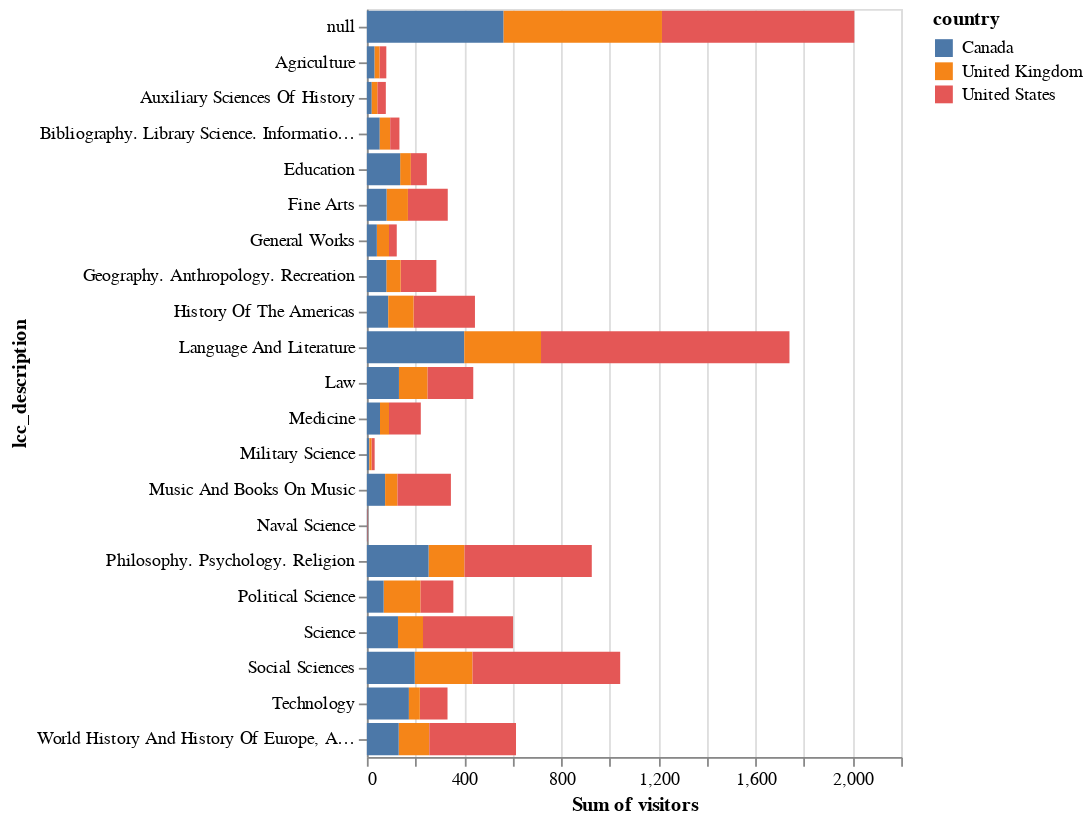

Source (notebook cell):
### Markdown cell above
---

## Sum of visitors within Library of Congress Categories by country

If we want to see how may items were viewed per LCC category, a bar chart is a good starting place. 

Since the label lines are long, it's easier to read them if they're horizontal.

We can also split these bars by country using color to give us a general sense of the split, *as long as we remember that it's not easy for people to compare bars that don't have the same baseline*.

### Code cell
alt.Chart(pageviews).mark_bar().encode(
    y = 'lcc_description',
    x = 'sum(visitors)',
    color = 'country'
)

### Figure 1 — Vega specification as saved in the notebook (floating-point values rounded to 4 significant figures)
{"$schema": "https://vega.github.io/schema/vega/v5.json", "data": [{"name": "source_0", "values": [{"country": "Canada", "lcc_description": "Military Science", "sum_visitors": 10, "sum_visitors_end": 10.0, "sum_visitors_start": 0.0}, {"country": "United States", "lcc_description": "History Of The Americas", "sum_visitors": 253, "sum_visitors_end": 445.0, "sum_visitors_start": 192.0}, {"country": "United Kingdom", "lcc_description": "Social Sciences", "sum_visitors": 238, "sum_visitors_end": 435.0, "sum_visitors_start": 197.0}, {"country": "United Kingdom", "lcc_description": null, "sum_visitors": 653, "sum_visitors_end": 1215.0, "sum_visitors_start": 562.0}, {"country": "United Kingdom", "lcc_description": "Science", "sum_visitors": 103, "sum_visitors_end": 231.0, "sum_visitors_start": 128.0}, {"country": "Canada", "lcc_description": "Medicine", "sum_visitors": 54, "sum_visitors_end": 54.0, "sum_visitors_start": 0.0}, {"country": "Canada", "lcc_description": "Language And Literature", "sum_visitors": 401, "sum_visitors_end": 401.0, "sum_visitors_start": 0.0}, {"country": "United Kingdom", "lcc_description": "Philosophy. Psychology. Religion", "sum_visitors": 148, "sum_visitors_end": 402.0, "sum_visitors_start": 254.0}, {"country": "United Kingdom", "lcc_description": "World History And History Of Europe, Asia, Africa, Australia, New Zealand, Etc.", "sum_visitors": 126, "sum_visitors_end": 257.0, "sum_visitors_start": 131.0}, {"country": "United Kingdom", "lcc_description": "Language And Literature", "sum_visitors": 316, "sum_visitors_end": 717.0, "sum_visitors_start": 401.0}, {"country": "United States", "lcc_description": "Science", "sum_visitors": 371, "sum_visitors_end": 602.0, "sum_visitors_start": 231.0}, {"country": "Canada", "lcc_description": null, "sum_visitors": 562, "sum_visitors_end": 562.0, "sum_visitors_start": 0.0}, {"country": "United States", "lcc_description": "Fine Arts", "sum_visitors": 164, "sum_visitors_end": 333.0, "sum_visitors_start": 169.0}, {"country": "United States", "lcc_description": "Philosophy. Psychology. Religion", "sum_visitors": 524, "sum_visitors_end": 926.0, "sum_visitors_start": 402.0}, {"country": "United States", "lcc_description": "Social Sciences", "sum_visitors": 608, "sum_visitors_end": 1043.0, "sum_visitors_start": 435.0}, {"country": "United Kingdom", "lcc_description": "Education", "sum_visitors": 44, "sum_visitors_end": 181.0, "sum_visitors_start": 137.0}, {"country": "Canada", "lcc_description": "Social Sciences", "sum_visitors": 197, "sum_visitors_end": 197.0, "sum_visitors_start": 0.0}, {"country": "Canada", "lcc_description": "Bibliography. Library Science. Information Resources (General)", "sum_visitors": 53, "sum_visitors_end": 53.0, "sum_visitors_start": 0.0}, {"country": "United States", "lcc_description": null, "sum_visitors": 792, "sum_visitors_end": 2007.0, "sum_visitors_start": 1215.0}, {"country": "United Kingdom", "lcc_description": "Law", "sum_visitors": 118, "sum_visitors_end": 250.0, "sum_visitors_start": 132.0}, {"country": "Canada", "lcc_description": "Education", "sum_visitors": 137, "sum_visitors_end": 137.0, "sum_visitors_start": 0.0}, {"country": "Canada", "lcc_description": "Music And Books On Music", "sum_visitors": 75, "sum_visitors_end": 75.0, "sum_visitors_start": 0.0}, {"country": "United Kingdom", "lcc_description": "Fine Arts", "sum_visitors": 88, "sum_visitors_end": 169.0, "sum_visitors_start": 81.0}, {"country": "Canada", "lcc_description": "World History And History Of Europe, Asia, Africa, Australia, New Zealand, Etc.", "sum_visitors": 131, "sum_visitors_end": 131.0, "sum_visitors_start": 0.0}, {"country": "United States", "lcc_description": "Language And Literature", "sum_visitors": 1023, "sum_visitors_end": 1740.0, "sum_visitors_start": 717.0}, {"country": "Canada", "lcc_description": "Law", "sum_visitors": 132, "sum_visitors_end": 132.0, "sum_visitors_start": 0.0}, {"country": "United States", "lcc_description": "Geography. Anthropology. Recreation", "sum_visitors": 147, "sum_visitors_end": 286.0, "sum_visitors_start": 139.0}, {"country": "United States", "lcc_description": "Law", "sum_visitors": 188, "sum_visitors_end": 438.0, "sum_visitors_start": 250.0}, {"country": "United Kingdom", "lcc_description": "Bibliography. Library Science. Information Resources (General)", "sum_visitors": 43, "sum_visitors_end": 96.0, "sum_visitors_start": 53.0}, {"country": "United Kingdom", "lcc_description": "General Works", "sum_visitors": 50, "sum_visitors_end": 91.0, "sum_visitors_start": 41.0}, {"country": "United States", "lcc_description": "Agriculture", "sum_visitors": 28, "sum_visitors_end": 80.0, "sum_visitors_start": 52.0}, {"country": "United Kingdom", "lcc_description": "Political Science", "sum_visitors": 152, "sum_visitors_end": 221.0, "sum_visitors_start": 69.0}, {"country": "United Kingdom", "lcc_description": "Geography. Anthropology. Recreation", "sum_visitors": 59, "sum_visitors_end": 139.0, "sum_visitors_start": 80.0}, {"country": "Canada", "lcc_description": "Geography. Anthropology. Recreation", "sum_visitors": 80, "sum_visitors_end": 80.0, "sum_visitors_start": 0.0}, {"country": "Canada", "lcc_description": "Philosophy. Psychology. Religion", "sum_visitors": 254, "sum_visitors_end": 254.0, "sum_visitors_start": 0.0}, {"country": "Canada", "lcc_description": "General Works", "sum_visitors": 41, "sum_visitors_end": 41.0, "sum_visitors_start": 0.0}, {"country": "Canada", "lcc_description": "Science", "sum_visitors": 128, "sum_visitors_end": 128.0, "sum_visitors_start": 0.0}, {"country": "United States", "lcc_description": "Technology", "sum_visitors": 114, "sum_visitors_end": 332.0, "sum_visitors_start": 218.0}, {"country": "United States", "lcc_description": "World History And History Of Europe, Asia, Africa, Australia, New Zealand, Etc.", "sum_visitors": 357, "sum_visitors_end": 614.0, "sum_visitors_start": 257.0}, {"country": "United Kingdom", "lcc_description": "Agriculture", "sum_visitors": 21, "sum_visitors_end": 52.0, "sum_visitors_start": 31.0}, {"country": "Canada", "lcc_description": "History Of The Americas", "sum_visitors": 88, "sum_visitors_end": 88.0, "sum_visitors_start": 0.0}, {"country": "United States", "lcc_description": "General Works", "sum_visitors": 32, "sum_visitors_end": 123.0, "sum_visitors_start": 91.0}, {"country": "United Kingdom", "lcc_description": "Music And Books On Music", "sum_visitors": 51, "sum_visitors_end": 126.0, "sum_visitors_start": 75.0}, {"country": "Canada", "lcc_description": "Technology", "sum_visitors": 173, "sum_visitors_end": 173.0, "sum_visitors_start": 0.0}, {"country": "United States", "lcc_description": "Music And Books On Music", "sum_visitors": 220, "sum_visitors_end": 346.0, "sum_visitors_start": 126.0}, {"country": "Canada", "lcc_description": "Political Science", "sum_visitors": 69, "sum_visitors_end": 69.0, "sum_visitors_start": 0.0}, {"country": "United States", "lcc_description": "Education", "sum_visitors": 66, "sum_visitors_end": 247.0, "sum_visitors_start": 181.0}, {"country": "United States", "lcc_description": "Auxiliary Sciences Of History", "sum_visitors": 35, "sum_visitors_end": 78.0, "sum_visitors_start": 43.0}, {"country": "Canada", "lcc_description": "Auxiliary Sciences Of History", "sum_visitors": 20, "sum_visitors_end": 20.0, "sum_visitors_start": 0.0}, {"country": "United Kingdom", "lcc_description": "History Of The Americas", "sum_visitors": 104, "sum_visitors_end": 192.0, "sum_visitors_start": 88.0}, {"country": "United States", "lcc_description": "Medicine", "sum_visitors": 131, "sum_visitors_end": 222.0, "sum_visitors_start": 91.0}, {"country": "United States", "lcc_description": "Military Science", "sum_visitors": 13, "sum_visitors_end": 32.0, "sum_visitors_start": 19.0}, {"country": "Canada", "lcc_description": "Fine Arts", "sum_visitors": 81, "sum_visitors_end": 81.0, "sum_visitors_start": 0.0}, {"country": "United States", "lcc_description": "Political Science", "sum_visitors": 135, "sum_visitors_end": 356.0, "sum_visitors_start": 221.0}, {"country": "United Kingdom", "lcc_description": "Auxiliary Sciences Of History", "sum_visitors": 23, "sum_visitors_end": 43.0, "sum_visitors_start": 20.0}, {"country": "Canada", "lcc_description": "Agriculture", "sum_visitors": 31, "sum_visitors_end": 31.0, "sum_visitors_start": 0.0}, {"country": "United States", "lcc_description": "Bibliography. Library Science. Information Resources (General)", "sum_visitors": 38, "sum_visitors_end": 134.0, "sum_visitors_start": 96.0}, {"country": "United Kingdom", "lcc_description": "Technology", "sum_visitors": 45, "sum_visitors_end": 218.0, "sum_visitors_start": 173.0}, {"country": "United Kingdom", "lcc_description": "Medicine", "sum_visitors": 37, "sum_visitors_end": 91.0, "sum_visitors_start": 54.0}, {"country": "United Kingdom", "lcc_description": "Military Science", "sum_visitors": 9, "sum_visitors_end": 19.0, "sum_visitors_start": 10.0}, {"country": "United States", "lcc_description": "Naval Science", "sum_visitors": 2, "sum_visitors_end": 3.0, "sum_visitors_start": 1.0}, {"country": "Canada", "lcc_description": "Naval Science", "sum_visitors": 1, "sum_visitors_end": 1.0, "sum_visitors_start": 0.0}]}, {"name": "source_0_y_domain_lcc_description", "values": [{"lcc_description": "Military Science"}, {"lcc_description": "History Of The Americas"}, {"lcc_description": "Social Sciences"}, {"lcc_description": null}, {"lcc_description": "Science"}, {"lcc_description": "Medicine"}, {"lcc_description": "Language And Literature"}, {"lcc_description": "Philosophy. Psychology. Religion"}, {"lcc_description": "World History And History Of Europe, Asia, Africa, Australia, New Zealand, Etc."}, {"lcc_description": "Fine Arts"}, {"lcc_description": "Education"}, {"lcc_description": "Bibliography. Library Science. Information Resources (General)"}, {"lcc_description": "Law"}, {"lcc_description": "Music And Books On Music"}, {"lcc_description": "Geography. Anthropology. Recreation"}, {"lcc_description": "General Works"}, {"lcc_description": "Agriculture"}, {"lcc_description": "Political Science"}, {"lcc_description": "Technology"}, {"lcc_description": "Auxiliary Sciences Of History"}, {"lcc_description": "Naval Science"}]}, {"name": "source_0_color_domain_country", "values": [{"country": "Canada"}, {"country": "United States"}, {"country": "United Kingdom"}]}], "signals": [{"name": "y_step", "value": 20}, {"name": "height", "update": "bandspace(domain('y').length, 0.1, 0.05) * y_step"}], "marks": [{"type": "rect", "name": "marks", "from": {"data": "source_0"}, "encode": {"update": {"y": {"field": "lcc_description", "scale": "y"}, "description": {"signal": "\"Sum of visitors: \" + (format(datum[\"sum_visitors\"], \"\")) + \"; lcc_description: \" + (isValid(datum[\"lcc_description\"]) ? datum[\"lcc_description\"] : \"\"+datum[\"lcc_description\"]) + \"; country: \" + (isValid(datum[\"country\"]) ? datum[\"country\"] : \"\"+datum[\"country\"])"}, "fill": {"field": "country", "scale": "color"}, "x": {"field": "sum_visitors_end", "scale": "x"}, "x2": {"field": "sum_visitors_start", "scale": "x"}, "height": {"signal": "max(0.25, bandwidth('y'))"}, "ariaRoleDescription": {"value": "bar"}}}, "style": ["bar"]}], "scales": [{"name": "x", "type": "linear", "domain": {"fields": ["sum_visitors_start", "sum_visitors_end"], "data": "source_0"}, "range": [0, {"signal": "width"}], "nice": true, "zero": true}, {"name": "y", "type": "band", "domain": {"data": "source_0_y_domain_lcc_description", "field": "lcc_description", "sort": true}, "range": {"step": {"signal": "y_step"}}, "paddingInner": 0.1, "paddingOuter": 0.05}, {"name": "color", "type": "ordinal", "domain": {"data": "source_0_color_domain_country", "field": "country", "sort": true}, "range": "category"}], "axes": [{"scale": "x", "domain": false, "minExtent": 0, "maxExtent": 0, "gridScale": "y", "aria": false, "ticks": false, "orient": "bottom", "grid": true, "tickCount": {"signal": "ceil(width/40)"}, "zindex": 0, "labels": false}, {"scale": "x", "tickCount": {"signal": "ceil(width/40)"}, "grid": false, "orient": "bottom", "labelFlush": true, "title": "Sum of visitors", "zindex": 0, "labelOverlap": true}, {"scale": "y", "grid": false, "title": "lcc_description", "zindex": 0, "orient": "left"}], "padding": 5, "width": 300, "background": "white", "legends": [{"fill": "color", "symbolType": "square", "title": "country"}], "style": "cell"}
